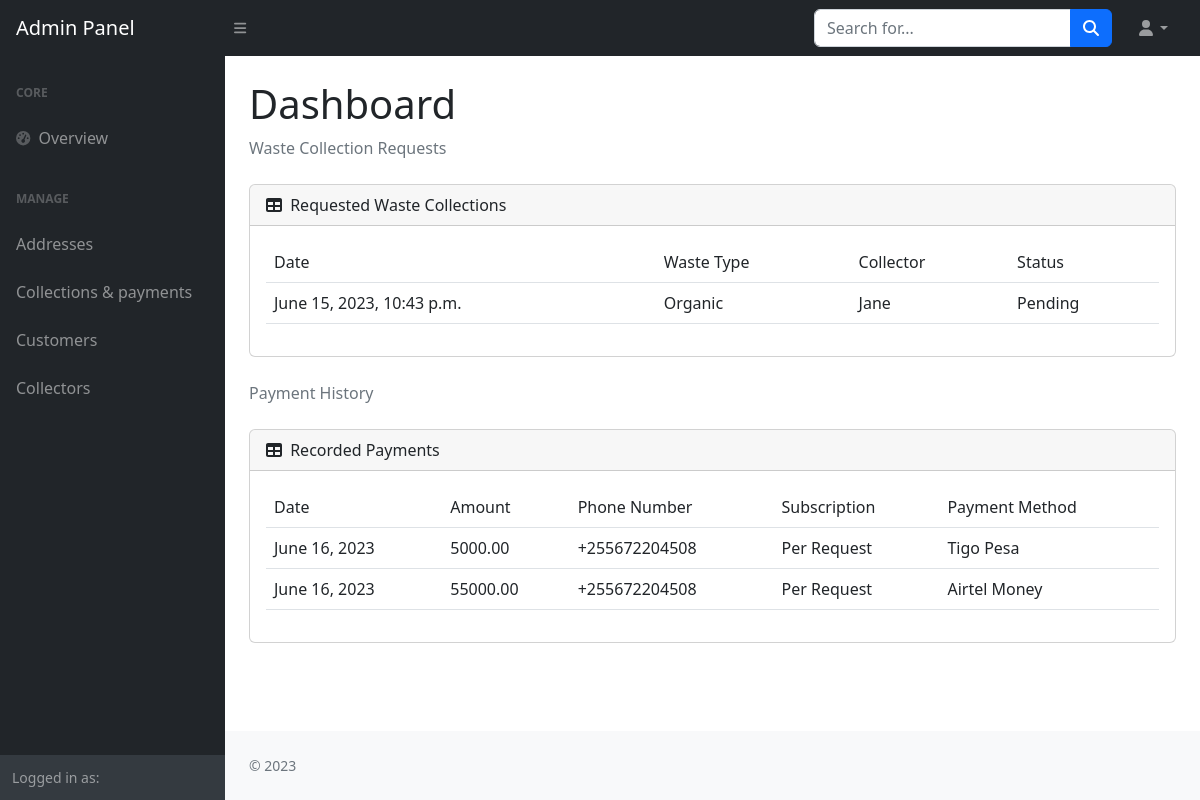
The app's page /collections_payments/, older data.
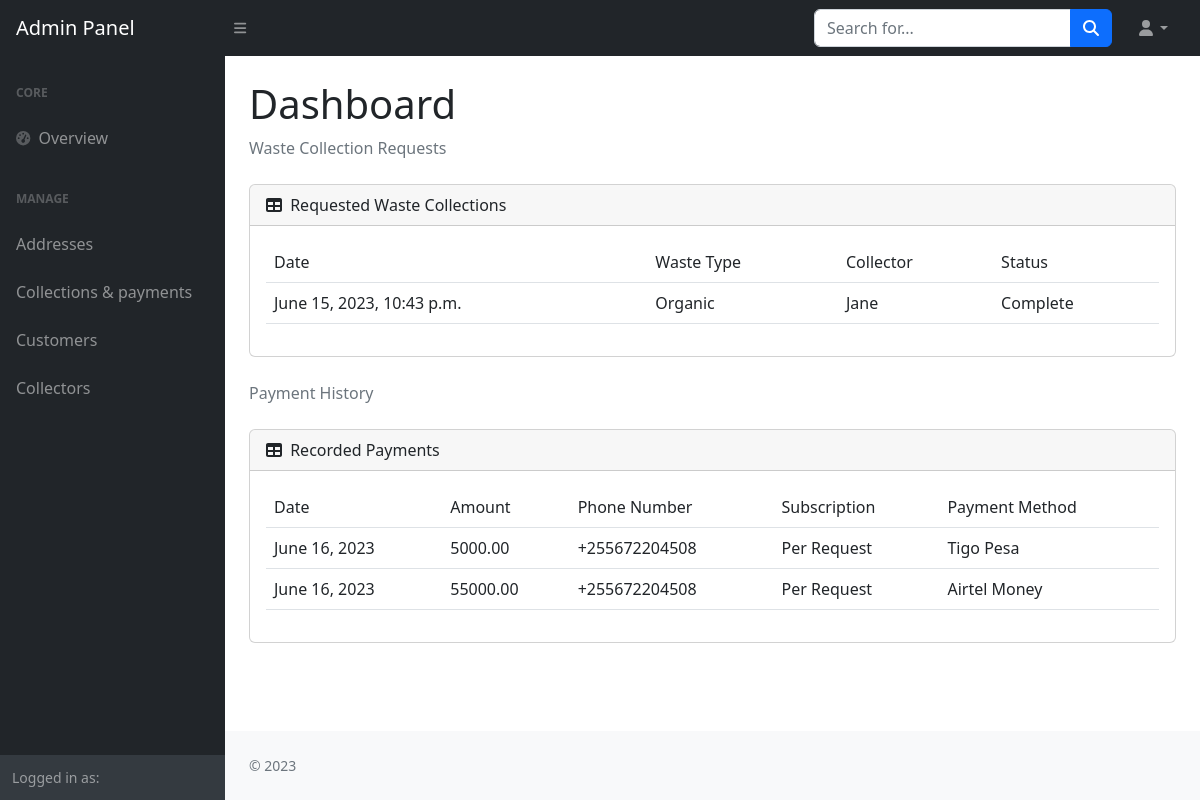
The same page, newer data.
### wms_app/models.py (models this page shows, shortened)
class Collection(models.Model):
    waste_producer = models.ForeignKey(User, on_delete=models.CASCADE)
    waste_collector = models.ForeignKey(Customer, on_delete=models.CASCADE, null=True, blank=True)
    collection_date = models.DateField(blank=True, null=True)
    collection_status = models.BooleanField(default=False)
    time_requested = models.DateTimeField(auto_now_add=True)
    area = models.ForeignKey('Area', on_delete=models.CASCADE)
    waste_type = models.CharField(max_length=20)
    house_number = models.CharField(max_length=50)
    bin_number = models.CharField(max_length=50)

class Customer(models.Model):
    user = models.OneToOneField(User, on_delete=models.CASCADE)
    role = models.CharField(max_length=20)
    address = models.CharField(max_length=100)
    contact_number = models.CharField(max_length=20)
    def __str__(self):
        return self.user.first_name

### wms_app/views.py (the view)
# urls.py: path('collections_payments/', collections_payments_view, name='collections_payments'),
def collections_payments_view(request):
    collections = Collection.objects.all()
    payments = Payment.objects.all()
    context = {'collections': collections, 'payments': payments}
    return render(request, 'dashboard/collections_payments.html', context)

### templates/dashboard/collections_payments.html (shortened to what the changed rows need)
{% extends 'dashboard/base.html' %}
{% load static %}
{% block body %}
<body class="sb-nav-fixed">
    <div id="layoutSidenav">
        <div id="layoutSidenav_content">
            <main>
                <div class="container-fluid px-4">
                    <h1 class="mt-4">Dashboard</h1>
                    <div class="card mb-4">
                        <div class="card-body">
                            <table class="table">
                                <thead>
                                    <tr>
                                        <td scope="col">Date</td>
                                        <td scope="col">Waste Type</td>
                                        <td scope="col">Collector</td>
                                        <td scope="col">Status</td>
                                    </tr>
                                </thead>
                                <tbody class="fw-light">
                                    {% if collections %}
                                        {% for collection in collections %}
                                        <tr>
                                            <td>{{collection.time_requested}}</td>
                                            <td>{{collection.waste_type}}</td>
                                            <td>{{collection.waste_collector}}</td>
                                            <td>{%if collection.collection_status is True %}Complete{% else %}Pending {%endif%}</td>
                                        </tr>
                                        {% endfor %}
                                    {% else %}
                                        <tr>
                                            <td colspan="4">No collection history</td>
                                        </tr>
                                    {% endif %}
                                </tbody>
                            </table>
                        </div>
                    </div>
                    <div class="card mb-4">
                        <div class="card-body">
                            <table class="table">
                                <thead>
                                    <tr>
                                        <td scope="col">Date</td>
                                        <td scope="col">Amount</td>
                                        <td scope="col">Phone Number</td>
                                        <td scope="col">Subscription</td>
                                        <td scope="col">Payment Method</td>
                                    </tr>
                                </thead>
                            </table>
                        </div>
                    </div>
                </div>
            </main>
        </div>
    </div>
</body>
{% endblock body %}

Row changes from the older to the newer data that the page shows:
changed Collection "Organic": collection_status "Pending" → "Complete"
